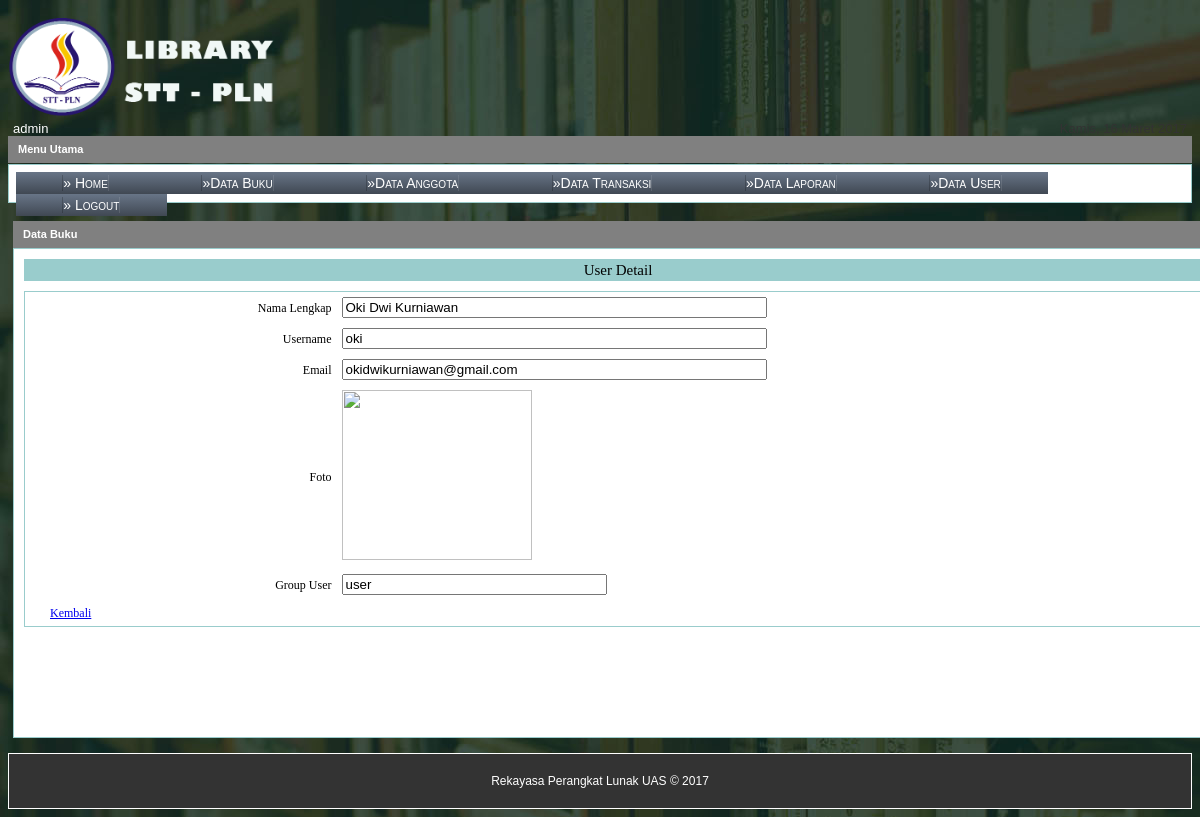
The app's page /admin/index.php?page=user_detil&id=3 (signed in) with its own data.
### tables this page shows
CREATE TABLE `tbl_user` (
  `id` int(3) NOT NULL,
  `nama` varchar(200) NOT NULL,
  `username` varchar(50) NOT NULL,
  `password` varchar(200) NOT NULL,
  `email` varchar(100) NOT NULL,
  `foto` varchar(50) NOT NULL,
  `level` enum('admin','user') NOT NULL
);

### admin/user_detil.php (the view, shortened to what this page needs)
<div id="menu-tengah">
   	<div id="bg_menu">Data Buku
   	</div>
   	<div id="content_menu">
       <div id="menu_header">
       	<table width="100%" height="100%" style="background-color:#9cc;">
           	<tr>
               	<td align="center">User Detail</td>
               </tr>
           </table>
   	</div>
  	    <div class="table_input">
       <form action="" method="post">
  	      <table width="100%" height="80%" align="center" cellspacing="0" cellpadding="5">
         <?php
           $id	= isset($_GET['id']) ? $_GET['id'] : "";
		$query=mysql_query("SELECT * FROM tbl_user WHERE id='$id'");
		$data=mysql_fetch_array($query);
		?>
  	        <tbody>
           	<tr>
               	<td width="25%" align="right">Nama Lengkap</td>
                   <td><input type="text" name="nama" size="50%" value="<?=$data[1]?>" readonly></td>
               </tr>
               <tr>
               	<td width="20%" align="right">Username</td>
                   <td><input type="text" name="username" size="50%" value="<?=$data[2]?>" readonly></td>
               </tr>
               <tr>
               	<td width="20%" align="right">Email</td>
                   <td><input type="text" name="email" size="50%" value="<?=$data[4]?>" readonly></td>
               </tr>
               <tr>
               	<td width="20%" align="right">Foto</td>
                   <td><img src="../images/<?=$data[5]?>" width="190" height="170"><br>
               </tr>
               <tr>
               	<td width="20%" align="right">Group User</td>
                   <td><input type="text" name="email" size="30%" value="<?=$data[6]?>" readonly></td>
               </tr>
               <tr>
                   <td><a href="?page=user">Kembali</td>
               </tr>
           </tbody>
         </table>
         </form>
	      </div>
  	  </div>
   </div>

### images/style.css (style rules this page uses)
body { background:url("../images/back.jpg"); font-family:Tahoma, Geneva, sans-serif; font-size: 14px; }
#menu-tengah { margin:5px; width:1210px; float:left; }
#bg_menu { background-color: gray; border-bottom:0px; padding:7px; padding-left:10px; color:#ffffff; font-weight:bold; font-size:11px; height:13px; }
#content_menu { background-color: #FFF; border: 1px solid #9CC; line-height: 16px; padding: 3px; margin-bottom: 10px; font-size:14px; padding:10px; }
#menu_header { font-size:15px; font-family:Georgia, "Times New Roman", Times, serif; border-collapse: collapse; overflow: hidden; margin-bottom:10px; }
.table_input { background-color:#FFF; font-size:12px; font-family:Georgia, "Times New Roman", Times, serif; border-collapse: collapse; border: 1px solid #9cc; overflow: hidden; margin-bottom:100px; padding-left: 20px; }

### records on screen
tbl_user: nama "Oki Dwi Kurniawan", username "oki", email "okidwikurniawan@gmail.com", email "user"

### other values on screen
$_SESSION['nama'] "admin"
